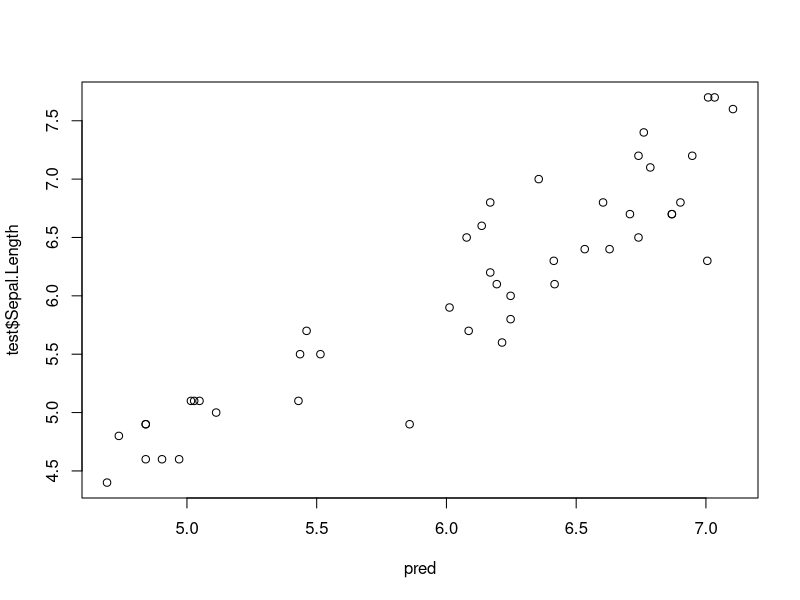
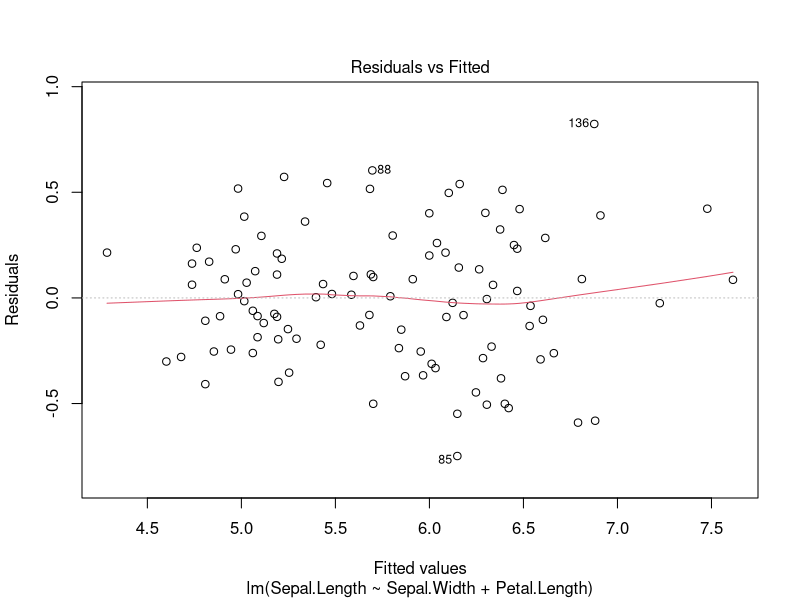

Generate these figures, in order, with R:
# 486 page
.libPaths('C:/Rlib')
library(car)
colnames(iris)
model = lm(Sepal.Length ~ Sepal.Width + Petal.Length+Petal.Width,data = iris)
sqrt(vif(model)) > 2

colnames(iris)
cor(iris[2:4])


# 모델에 사용할 데이터
# Sepal.Length ~ Sepal.Width + Petal.Length


# 데이터를 잘 섞어서 70%만 학습용으로 사용하고
# 나머지 30%는 테스트용으로 사용한다.

nrow(iris)
idx = sample(1:nrow(iris), nrow(iris)*0.7)
train = iris[idx,]
test =  iris[-idx,]
model2 = lm(Sepal.Length ~ Sepal.Width + Petal.Length,data = train)


pred = predict(model2, test)
# 검증
# 분류문제면...  confusion matrix 이용해서 accuracy 또는 recall
# 계수를 보고 판단

cor(pred,test$Sepal.Length)

plot(pred,test$Sepal.Length)

#잔차(오차)
install.packages("lmtest")
library(lmtest)
dwtest(model2)

plot(model2, which = 1)


attributes( model2 )

res = residuals(model2)
shapiro.test(res)

sqrt(vif(model2)) > 2

summary(model2)
